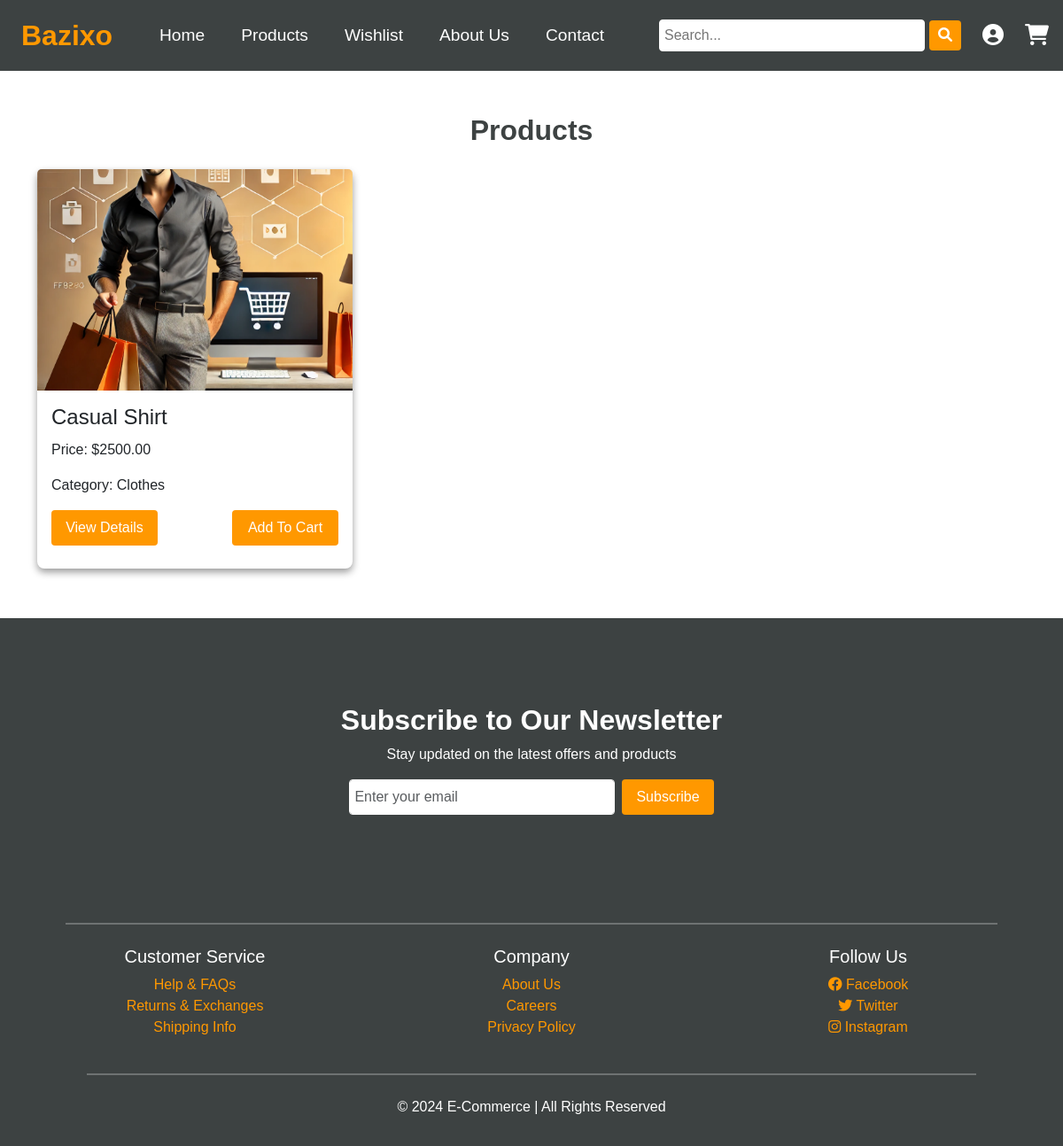
/products/, run on an earlier commit of the app's database.
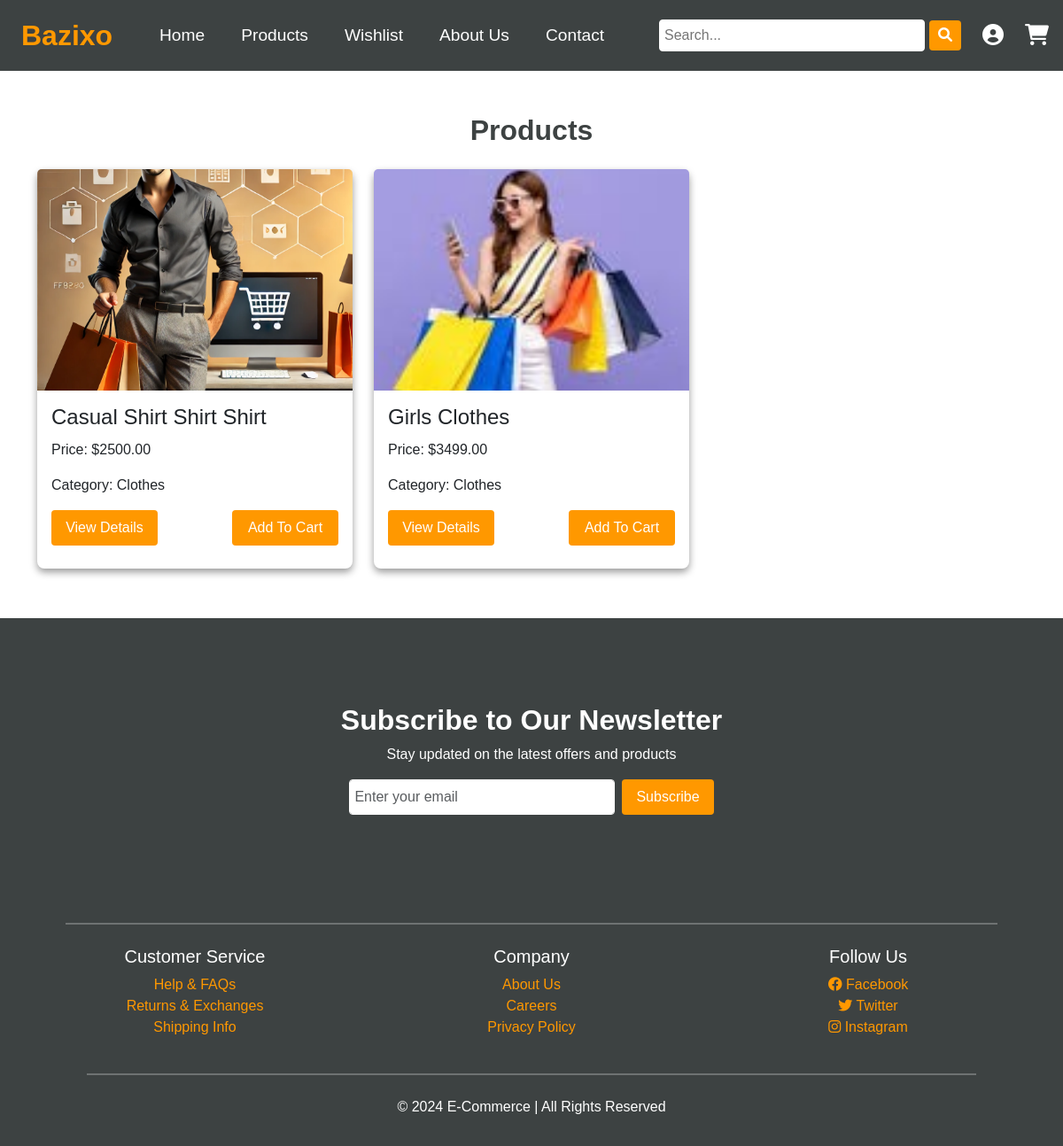
And on a later commit of the database.
### products/models.py (models this page shows, shortened)
class Product(models.Model):
    name = models.CharField(max_length=250)
    cost_price = models.DecimalField(max_digits=10, decimal_places=2, default=0.0)
    selling_price = models.DecimalField(max_digits=10, decimal_places=2, default=0.0)
    quantity = models.IntegerField(default=0)
    image1 = models.ImageField(upload_to="products/")
    image2 = models.ImageField(upload_to="products/", null=True, blank=True)
    image3 = models.ImageField(upload_to="products/", null=True, blank=True)
    description = models.TextField(blank=True, null=True)
    category = models.ForeignKey('Category', on_delete=models.CASCADE, related_name="products")
    is_trending = models.BooleanField(default=False)
    is_featured = models.BooleanField(default=False)
    created_at = models.DateTimeField(auto_now_add=True, null=True, blank=True)
    updated_at = models.DateTimeField(auto_now=True, null=True, blank=True)

class Category(models.Model):
    name = models.CharField(max_length=100, unique=True)  # Name of the category (e.g., Phone, Clothes)

### products/views.py (the view)
# urls.py: path('', include("products.urls")),
def products(request):
    all_products = Product.objects.all()
    context = {
        'products': all_products
    }
    return render(request, 'products/products.html', context)

### products/templates/products/products.html (shortened to what this page needs)
{% extends "base.html" %}
{% load static %}
{% block css %}
    <link rel="stylesheet" href="{% static 'css/products/products.css' %}">
{% endblock %}
{% block content %}
<section class="products container mt-5">
    <h2 class="text-center mb-4">Products</h2>
    <div class="row">
        {% for product in products %}
        <div class="col-md-4 mb-4">
            <div class="card product-card">
                <img src="/media/{{ product.image1 }}" class="card-img-top" alt="{{ product.name }}">
                <div class="card-body">
                    <h4 class="card-title">{{ product.name }}</h4>
                    <p class="card-text">Price: ${{ product.selling_price }}</p>
                    <p class="card-text">Category: {{ product.category.name }}</p>
                    <div class="d-flex justify-content-between">
                        <a href="#" class="btn card-btns">View Details</a>
                        <a href="#" class="btn card-btns">Add To Cart</a>
                    </div>
                </div>
            </div>
        </div>
        {% endfor %}
    </div>
</section>
{% endblock %}

### templates/base.html (shortened to what this page needs)
{% load static %}
<!DOCTYPE html>
<html lang="en">
<head>
    <link href="https://cdn.jsdelivr.net/npm/bootstrap@5.3.0/dist/css/bootstrap.min.css" rel="stylesheet">
    <link rel="stylesheet" href="https://cdnjs.cloudflare.com/ajax/libs/font-awesome/6.0.0/css/all.min.css">
    {% block css %}
    {% endblock %}
</head>
<body>
    <header>
        <nav class="navbar navbar-expand-lg">
            <div class="d-flex align-items-center">
                <a class="navbar-brand ms-2" href="{% url 'home' %}">Bazixo</a>
            </div>
            <div class="collapse navbar-collapse">
                <ul class="navbar-nav mx-auto desktop-only">
                    <li class="nav-item"><a href="{% url 'home' %}" class="nav-link">Home</a></li>
                    <li class="nav-item"><a href="{% url 'products' %}" class="nav-link">Products</a></li>
                    <li class="nav-item"><a href="{% url 'wishlist' %}" class="nav-link">Wishlist</a></li>
                    <li class="nav-item"><a href="{% url 'about_us' %}" class="nav-link">About Us</a></li>
                    <li class="nav-item"><a href="{% url 'contact_us' %}" class="nav-link">Contact</a></li>
                </ul>
                <form class="search-bar d-none d-lg-flex desktop-only">
                    <input type="search" placeholder="Search..." aria-label="Search">
                    <button type="button"><i class="fas fa-search"></i></button>
                </form>
                <div class="d-flex align-items-center desktop-only">
                    <a href="#" class="icon-btn"><i class="fas fa-user-circle"></i></a>
                    <a href="#" class="icon-btn"><i class="fas fa-shopping-cart"></i></a>
                </div>
            </div>
        </nav>
    </header>
    {% block content %}
    {% endblock %}
    <footer class="pt-5">
        <section class="newsletter">
            <h2 class="text-center">Subscribe to Our Newsletter</h2>
            <p class="text-center">Stay updated on the latest offers and products</p>
            <form class="d-flex justify-content-center">
                <input type="email" class="form-control me-2" placeholder="Enter your email" required>
                <button type="submit" class="btn subscribe">Subscribe</button>
            </form>
            <hr>
        </section>
        <hr>
        <div class="container text-center">
            <div class="row justify-content-center">
                <div class="col-md-4">
                    <h5>Customer Service</h5>
                    <ul class="list-unstyled">
                        <li><a href="#">Help & FAQs</a></li>
                        <li><a href="#">Returns & Exchanges</a></li>
                        <li><a href="#">Shipping Info</a></li>
                    </ul>
                </div>
                <div class="col-md-4">
                    <h5>Company</h5>
                    <ul class="list-unstyled">
                        <li><a href="#">About Us</a></li>
                        <li><a href="#">Careers</a></li>
                        <li><a href="#">Privacy Policy</a></li>
                    </ul>
                </div>
                <div class="col-md-4">
                    <h5>Follow Us</h5>
                    <ul class="list-unstyled">
                        <li><a href="#"><i class="fab fa-facebook"></i> Facebook</a></li>
                        <li><a href="#"><i class="fab fa-twitter"></i> Twitter</a></li>
                        <li><a href="#"><i class="fab fa-instagram"></i> Instagram</a></li>
                    </ul>
                </div>
            </div>
            <hr>
            <p class="text-center mb-0">&copy; 2024 E-Commerce | All Rights Reserved</p>
        </div>
    </footer>
</body>
</html>

### products/static/css/products/products.css (style rules this page uses)
:root { --primary-color: #3d4242; --secondary-color: #FFFFFF; --accent-color: #FF9800; --hover-color: #FFC247; --text-light: #FFFFFF; --text-dark: #333333; --shadow-color: rgba(0, 0, 0, 0.4); }
body { font-family: 'popins', sans-serif; color: var(--text-dark); background-color: var(--secondary-color); }
h2 { font-size: 2rem; color: var(--primary-color); font-weight: bold; }
.newsletter h2 { color: var(--secondary-color); }
button, .btn, .card-btns, .subscribe { background-color: var(--accent-color); color: var(--text-light); border: none; padding: 0.5rem 1rem; border-radius: 4px; transition: background-color 0.3s ease, transform 0.2s ease; }
header { background-color: var(--primary-color); color: var(--secondary-color); padding: 0.2rem 0; }
.navbar { padding: 0.5rem 1rem; }
.navbar-brand { font-size: 2rem; font-weight: bold; color: var(--accent-color); }
.navbar-nav .nav-link { color: var(--text-light); font-size: 1.2rem; padding: 10px 20px; margin-right: 25px; }
.search-bar { display: flex; align-items: center; justify-content: center; gap: 5px; }
.search-bar input { width: 300px; padding: 5px; border: 1px solid var(--secondary-color); border-radius: 4px; margin-right: 0px; }
.search-bar button { background-color: var(--accent-color); border: none; color: var(--secondary-color); padding: 5px 10px; border-radius: 4px; cursor: pointer; }
.icon-btn { font-size: 1.5rem; color: var(--text-light); margin-left: 1.5rem; }
.card { margin-bottom: 2rem; }
.product-card img { width: 100%; height: 250px; object-fit: cover; }
.product-card { border: none; border-radius: 8px; box-shadow: 0 4px 8px var(--shadow-color); transition: transform 0.3s ease, box-shadow 0.3s ease; }
.product-card p { margin-top: 10px; }
.card-btns { margin-bottom: 10px; width: 120px; }
footer { background-color: var(--primary-color); color: var(--text-light); padding: 2rem 1rem; }
footer .newsletter { padding: 3rem 1rem; background-color: var(--primary-color); color: var(--text-light); text-align: center; }
footer .newsletter input[type="email"] { width: 300px; padding: 5px; border: 1px solid var(--secondary-color); border-radius: 4px; }
footer .newsletter hr { border: 0; height: 2px; background-color: var(--primary-color); margin: 1.5rem auto; width: 90%; }
footer hr { border: 0; height: 2px; background-color: var(--text-light); margin: 1.5rem auto; width: 90%; }
footer a { color: var(--accent-color); text-decoration: none; }

What changed in the data, as far as the page shows it:
changed Product: name "Casual Shirt" → "Casual Shirt Shirt Shirt"
added Product: image1 (picture), name "Girls Clothes", selling_price "3499.00", category.name "Clothes"
